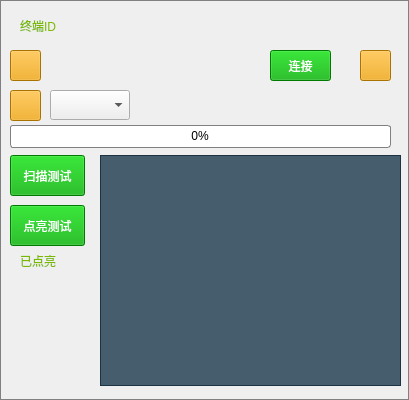
<?xml version="1.0" encoding="UTF-8"?>
<ui version="4.0">
 <class>Widget</class>
 <widget class="QWidget" name="Widget">
  <property name="geometry">
   <rect>
    <x>0</x>
    <y>0</y>
    <width>409</width>
    <height>400</height>
   </rect>
  </property>
  <property name="windowTitle">
   <string>Widget</string>
  </property>
  <property name="styleSheet">
   <string notr="true">QPushButton{
background-color: rgb(0, 170, 0);
	color: rgb(255, 255, 255);
}

QLabel{
color: rgb(122,185,0);
}

QPushButton::pressed{
	background-color: rgb(172, 172, 172);
}

#Widget{
border:1px solid gray;
}

QToolButton{
	background-color: rgb(238, 159, 0);
	color: rgb(255, 255, 255);
}

QToolButton::pressed{
	background-color: rgb(172, 172, 172);
}</string>
  </property>
  <widget class="QComboBox" name="dev">
   <property name="geometry">
    <rect>
     <x>50</x>
     <y>90</y>
     <width>80</width>
     <height>30</height>
    </rect>
   </property>
   <property name="minimumSize">
    <size>
     <width>0</width>
     <height>0</height>
    </size>
   </property>
   <property name="styleSheet">
    <string notr="true">QAbstractItemView::item { min-height: 30px; min-width: 60px; }
background-color: rgba(22, 52, 73, 200);</string>
   </property>
  </widget>
  <widget class="QLabel" name="msg">
   <property name="geometry">
    <rect>
     <x>150</x>
     <y>95</y>
     <width>231</width>
     <height>21</height>
    </rect>
   </property>
   <property name="text">
    <string/>
   </property>
  </widget>
  <widget class="QToolButton" name="fresh">
   <property name="geometry">
    <rect>
     <x>10</x>
     <y>90</y>
     <width>31</width>
     <height>31</height>
    </rect>
   </property>
   <property name="styleSheet">
    <string notr="true">image: url(:/imgs/update.png);</string>
   </property>
   <property name="text">
    <string/>
   </property>
  </widget>
  <widget class="QPushButton" name="broadcast">
   <property name="geometry">
    <rect>
     <x>10</x>
     <y>155</y>
     <width>75</width>
     <height>41</height>
    </rect>
   </property>
   <property name="text">
    <string>扫描测试</string>
   </property>
  </widget>
  <widget class="QPushButton" name="check">
   <property name="geometry">
    <rect>
     <x>10</x>
     <y>205</y>
     <width>75</width>
     <height>41</height>
    </rect>
   </property>
   <property name="text">
    <string>点亮测试</string>
   </property>
  </widget>
  <widget class="QTableWidget" name="nodeList">
   <property name="geometry">
    <rect>
     <x>100</x>
     <y>155</y>
     <width>301</width>
     <height>231</height>
    </rect>
   </property>
   <property name="styleSheet">
    <string notr="true">#nodeList{
background-color: rgba(22, 52, 73, 200);
}

#nodeList::item{
color: rgb(122,185,0);
}</string>
   </property>
   <attribute name="horizontalHeaderHighlightSections">
    <bool>false</bool>
   </attribute>
   <attribute name="horizontalHeaderStretchLastSection">
    <bool>true</bool>
   </attribute>
   <attribute name="verticalHeaderVisible">
    <bool>false</bool>
   </attribute>
  </widget>
  <widget class="QToolButton" name="fresh_network">
   <property name="geometry">
    <rect>
     <x>10</x>
     <y>50</y>
     <width>31</width>
     <height>31</height>
    </rect>
   </property>
   <property name="styleSheet">
    <string notr="true">image: url(:/imgs/setting.png);</string>
   </property>
   <property name="text">
    <string/>
   </property>
  </widget>
  <widget class="QLabel" name="msg_network">
   <property name="geometry">
    <rect>
     <x>50</x>
     <y>55</y>
     <width>211</width>
     <height>21</height>
    </rect>
   </property>
   <property name="text">
    <string/>
   </property>
  </widget>
  <widget class="QProgressBar" name="scanProgress">
   <property name="geometry">
    <rect>
     <x>10</x>
     <y>125</y>
     <width>381</width>
     <height>23</height>
    </rect>
   </property>
   <property name="styleSheet">
    <string notr="true">QProgressBar {
    border: 1px solid grey;
    border-radius: 3px;
}

QProgressBar::chunk {
    background-color: #05B8CC;
    width: 2px;
}</string>
   </property>
   <property name="value">
    <number>0</number>
   </property>
   <property name="alignment">
    <set>Qt::AlignCenter</set>
   </property>
  </widget>
  <widget class="QPushButton" name="connect">
   <property name="geometry">
    <rect>
     <x>270</x>
     <y>50</y>
     <width>61</width>
     <height>31</height>
    </rect>
   </property>
   <property name="text">
    <string>连接</string>
   </property>
  </widget>
  <widget class="QToolButton" name="hide">
   <property name="geometry">
    <rect>
     <x>360</x>
     <y>50</y>
     <width>31</width>
     <height>31</height>
    </rect>
   </property>
   <property name="styleSheet">
    <string notr="true">image: url(:/imgs/arrow.png);</string>
   </property>
   <property name="text">
    <string/>
   </property>
  </widget>
  <widget class="QLabel" name="label">
   <property name="geometry">
    <rect>
     <x>20</x>
     <y>10</y>
     <width>54</width>
     <height>31</height>
    </rect>
   </property>
   <property name="styleSheet">
    <string notr="true">font: 15px &quot;微软雅黑&quot;;
color: rgb(122,185,0);</string>
   </property>
   <property name="text">
    <string>终端ID</string>
   </property>
  </widget>
  <widget class="QLineEdit" name="id">
   <property name="geometry">
    <rect>
     <x>80</x>
     <y>10</y>
     <width>201</width>
     <height>31</height>
    </rect>
   </property>
   <property name="styleSheet">
    <string notr="true">background-color: rgba(255, 255, 255, 0);
font: 15px &quot;微软雅黑&quot;;
color: rgb(122,185,0);</string>
   </property>
   <property name="frame">
    <bool>false</bool>
   </property>
   <property name="readOnly">
    <bool>true</bool>
   </property>
  </widget>
  <widget class="QLabel" name="msg_fire">
   <property name="geometry">
    <rect>
     <x>20</x>
     <y>250</y>
     <width>61</width>
     <height>21</height>
    </rect>
   </property>
   <property name="styleSheet">
    <string notr="true">font: 16px &quot;微软雅黑&quot;;</string>
   </property>
   <property name="text">
    <string>已点亮</string>
   </property>
  </widget>
  <widget class="QLabel" name="fire_id">
   <property name="geometry">
    <rect>
     <x>5</x>
     <y>270</y>
     <width>85</width>
     <height>31</height>
    </rect>
   </property>
   <property name="styleSheet">
    <string notr="true">font: 16px &quot;微软雅黑&quot;;</string>
   </property>
   <property name="text">
    <string/>
   </property>
  </widget>
 </widget>
 <layoutdefault spacing="6" margin="11"/>
 <resources/>
 <connections/>
</ui>
